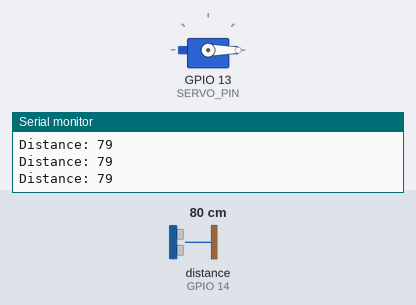
Bench run of a sketch on a simulated ESP32. Parts: servo, the last lines printed to the serial monitor. Wiring (inferred from the names in the program): ultrasonic range finder: trigger GPIO 12; echo GPIO 14. The inputs (shaded band) are chosen by the test bench; at power-on: distance to the obstacle (sensor on GPIO 14) 80 cm. The echo pulse lasts 58.3 µs per cm.

Above: at 1.3 s.
1.4 s: distance to the obstacle (sensor on GPIO 14) set to 35 cm
2.9 s: distance to the obstacle (sensor on GPIO 14) set to 29 cm
At 4.2 s:
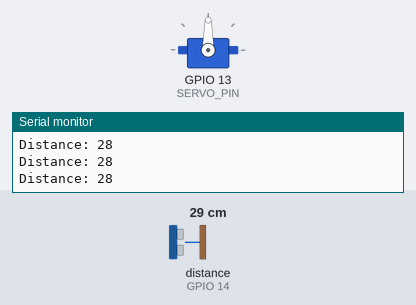
4.5 s: distance to the obstacle (sensor on GPIO 14) set to 60 cm
At 5.7 s:
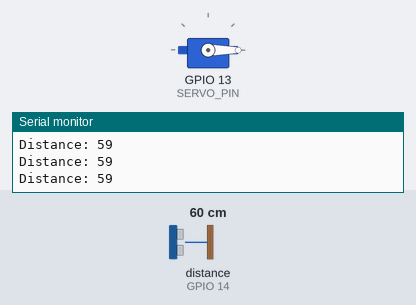
6.0 s: distance to the obstacle (sensor on GPIO 14) set to 2 cm
At 7.4 s:
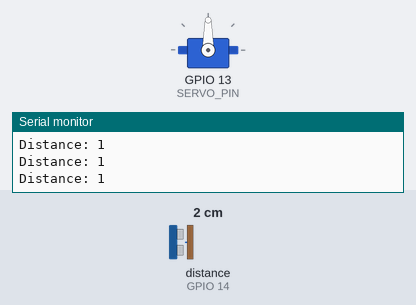
Timing chart, 0 to 8.5 s (numbered marks = the images above; inputs shaded):
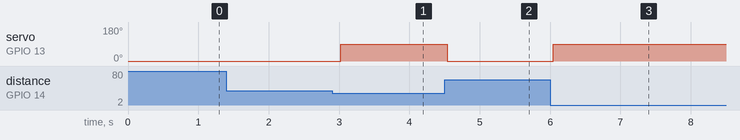

The sketch:

Ultrasonic_servo.ino
```cpp
#include <ESP32Servo.h>

#define TRIG_PIN 12 //connect trig pin from ultrasonic to esp32 D12
#define ECHO_PIN 14 //connect echo pin from ultrasonic to esp32 D14
#define SERVO_PIN 13 //connect servo pin to esp32 D13

Servo myservo; // create servo object to control a servo

void setup() {
  Serial.begin(9600);
  pinMode(TRIG_PIN, OUTPUT);
  pinMode(ECHO_PIN, INPUT);
  myservo.attach(SERVO_PIN); // attaches the servo on D13 pin to the servo object
}

void loop() {
  // Read distance from ultrasonic sensor
  long duration, distance;
  digitalWrite(TRIG_PIN, LOW);
  delayMicroseconds(2);
  digitalWrite(TRIG_PIN, HIGH);
  delayMicroseconds(10);
  digitalWrite(TRIG_PIN, LOW);
  duration = pulseIn(ECHO_PIN, HIGH);
  distance = duration * 0.034 / 2;
  Serial.print("Distance: ");
  Serial.println(distance);

  // Control servo motor based on distance
  if (distance <= 30) {
    myservo.write(90); // set servo position to 90 degrees
  } else if (distance > 30) {
    myservo.write(0); // set servo position to 0 degrees
  }

  delay(500); // wait for half a second before taking another measurement
}
```

Measured:
- the behaviour switches between 32 and 31 cm on distance to the obstacle (sensor on GPIO 14) (found by bisection; images 0 and 1)
- after the input at 2.9 s, servo on GPIO 13 (SERVO_PIN): 0° → 90° after 0.13 s
- after the input at 4.5 s, servo on GPIO 13 (SERVO_PIN): 90° → 0° at once
- after the input at 6.0 s, servo on GPIO 13 (SERVO_PIN): 0° → 90° at once
